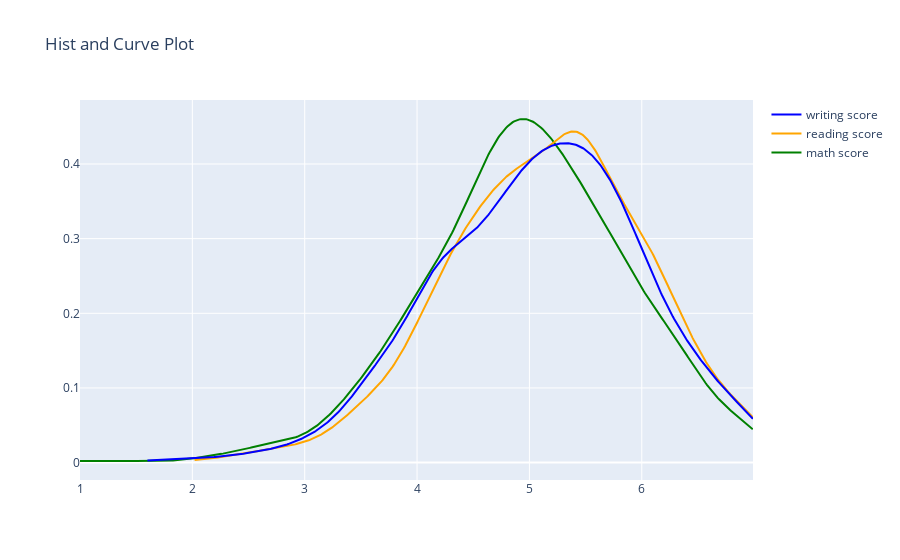

The cell this chart's notebook holds for it:
### Markdown cell above
**Distplot:**

### Code cell
hist_data = [df_grades.iloc[:,i].values for i in [-3,-2,-1]]

group_labels = [x for x in df_grades.columns[-3:]]
colors = ['#A56CC1', '#A6ACEC', '#63F5EF']
colors = ['green','orange','blue']

fig = ff.create_distplot(hist_data, group_labels, colors=colors,show_hist=False,
                         bin_size=0, show_rug=False)

# Add title
fig.update_layout(title_text='Hist and Curve Plot')
fig.show()

### Figure 1 — Plotly figure (JSON) as saved in the notebook; plotly's stock layout.template omitted (floating-point values rounded to 4 significant figures; data arrays with more than 128 entries replaced by an {"elided": "..."} marker saying what was removed)
{"data": [{"legendgroup": "math score", "marker": {"color": "green"}, "mode": "lines", "name": "math score", "showlegend": true, "type": "scatter", "x": {"elided": "500 float values"}, "xaxis": "x", "y": {"elided": "500 float values"}, "yaxis": "y"}, {"legendgroup": "reading score", "marker": {"color": "orange"}, "mode": "lines", "name": "reading score", "showlegend": true, "type": "scatter", "x": {"elided": "500 float values"}, "xaxis": "x", "y": {"elided": "500 float values"}, "yaxis": "y"}, {"legendgroup": "writing score", "marker": {"color": "blue"}, "mode": "lines", "name": "writing score", "showlegend": true, "type": "scatter", "x": {"elided": "500 float values"}, "xaxis": "x", "y": {"elided": "500 float values"}, "yaxis": "y"}], "layout": {"barmode": "overlay", "hovermode": "closest", "legend": {"traceorder": "reversed"}, "title": {"text": "Hist and Curve Plot"}, "xaxis": {"anchor": "y2", "domain": [0, 1], "zeroline": false}, "yaxis": {"anchor": "free", "domain": [0, 1], "position": 0}}}
